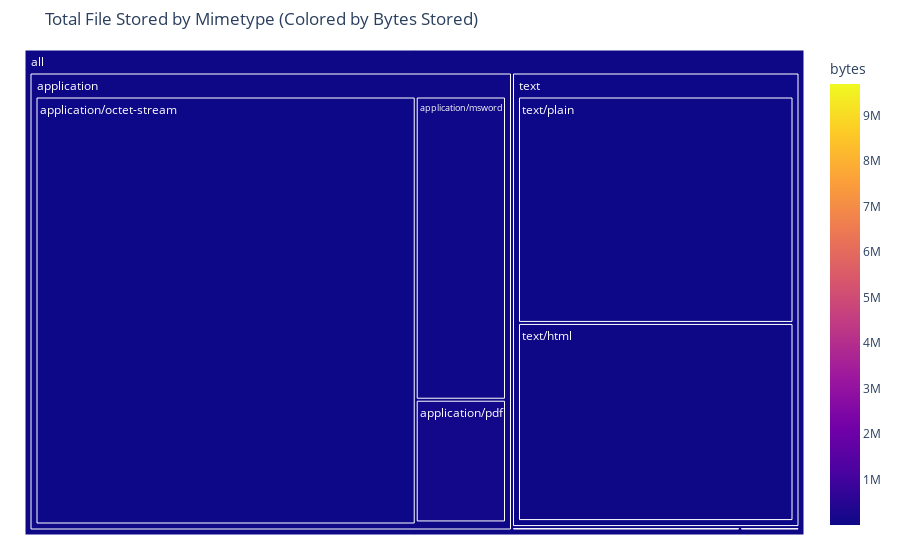

Source (notebook cell):
### Markdown cell above
You can see above that this inventory describes 10,413 files, a more challenging quantity for manual appraisal. Now let's run our visualization on this data.

### Code cell
import plotly.express as px

fig = px.treemap(df173,
                 title="Total File Stored by Mimetype (Colored by Bytes Stored)",
                 path=[px.Constant("all"), 'category', 'mimetype'], 
                 color='bytes'
                )
fig.update_traces(root_color="lightgrey")
fig.update_layout(margin = dict(t=50, l=25, r=25, b=25))
fig.show()

### Figure 1 — Plotly figure (JSON) as saved in the notebook; plotly's stock layout.template omitted (floating-point values rounded to 4 significant figures)
{"data": [{"branchvalues": "total", "customdata": [[35340.0], [10170.0], [89290.0], [1055], [176640], [1161216], [1270000.0], [20450.0], [25920.0], [3647536], [9690293], [10600.0], [9466.0], [18670.0], [1270000.0], [599000.0], [9997.0], [17460.0]], "domain": {"x": [0, 1], "y": [0, 1]}, "hovertemplate": "labels=%{label}<br>count=%{value}<br>parent=%{parent}<br>id=%{id}<br>bytes=%{color}<extra></extra>", "ids": ["all/application/application/msword", "all/application/application/octet-stream", "all/application/application/pdf", "all/application/application/smil+xml", "all/application/application/vnd.ms-excel", "all/application/application/vnd.ms-powerpoint", "all/audio/audio/x-pn-realaudio", "all/image/image/gif", "all/image/image/jpeg", "all/image/image/tiff", "all/image/image/x-photoshop", "all/text/text/html", "all/text/text/plain", "all/application", "all/audio", "all/image", "all/text", "all"], "labels": ["application/msword", "application/octet-stream", "application/pdf", "application/smil+xml", "application/vnd.ms-excel", "application/vnd.ms-powerpoint", "audio/x-pn-realaudio", "image/gif", "image/jpeg", "image/tiff", "image/x-photoshop", "text/html", "text/plain", "application", "audio", "image", "text", "all"], "marker": {"coloraxis": "coloraxis", "colors": [35340.0, 10170.0, 89290.0, 1055, 176640, 1161216, 1270000.0, 20450.0, 25920.0, 3647536, 9690293, 10600.0, 9466.0, 18670.0, 1270000.0, 599000.0, 9997.0, 17460.0]}, "name": "", "parents": ["all/application", "all/application", "all/application", "all/application", "all/application", "all/application", "all/audio", "all/image", "all/image", "all/image", "all/image", "all/text", "all/text", "all", "all", "all", "all", ""], "root": {"color": "lightgrey"}, "type": "treemap", "values": [887, 5273, 359, 1, 1, 4, 6, 19, 2, 1, 1, 1801, 2058, 6525, 6, 23, 3859, 10413]}], "layout": {"autosize": true, "coloraxis": {"colorbar": {"title": {"text": "bytes"}}, "colorscale": [[0, "#0d0887"], [0.1111, "#46039f"], [0.2222, "#7201a8"], [0.3333, "#9c179e"], [0.4444, "#bd3786"], [0.5556, "#d8576b"], [0.6667, "#ed7953"], [0.7778, "#fb9f3a"], [0.8889, "#fdca26"], [1, "#f0f921"]]}, "legend": {"tracegroupgap": 0}, "margin": {"b": 25, "l": 25, "r": 25, "t": 50}, "title": {"text": "Total File Stored by Mimetype (Colored by Bytes Stored)"}}}
